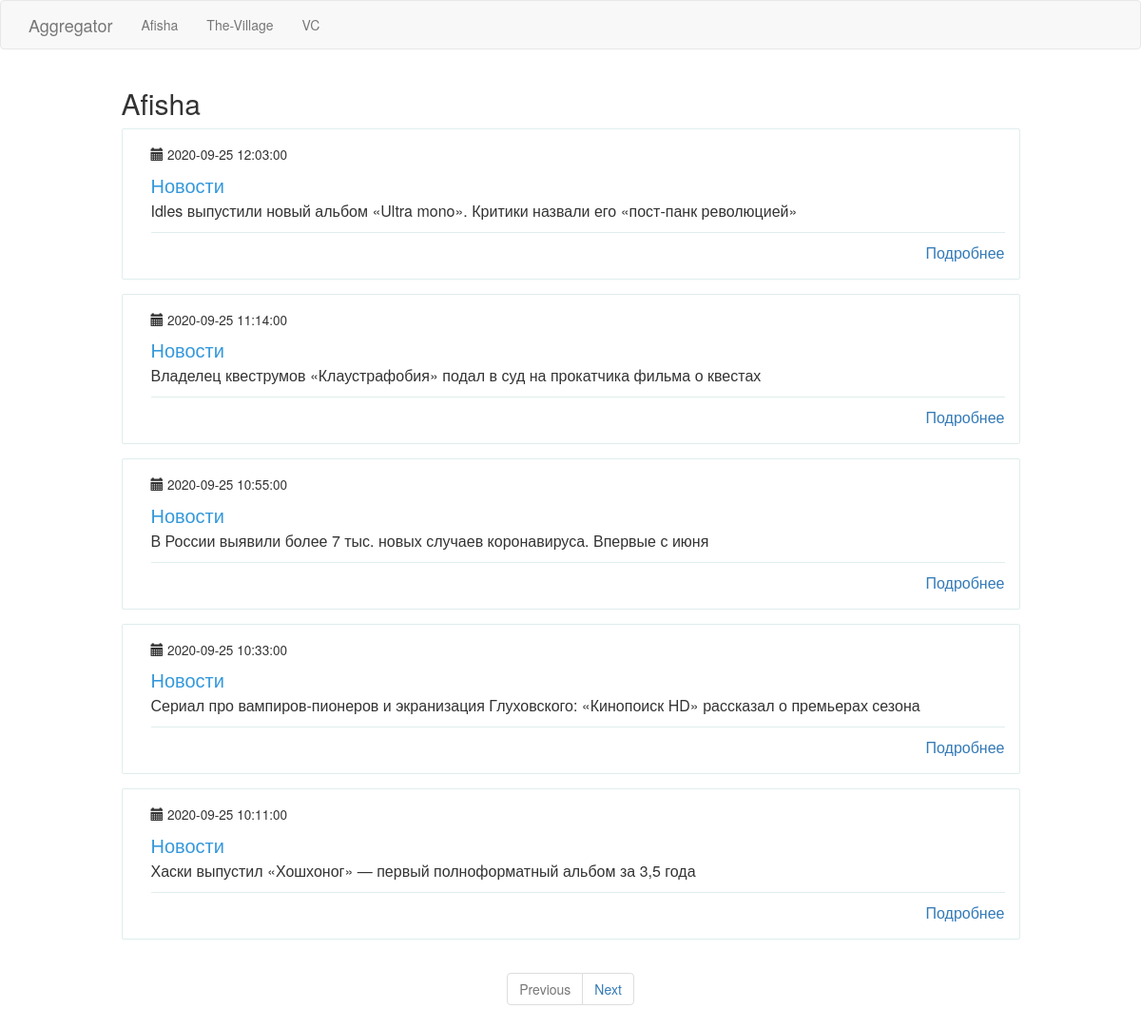
Page /afisha on the earlier database version.
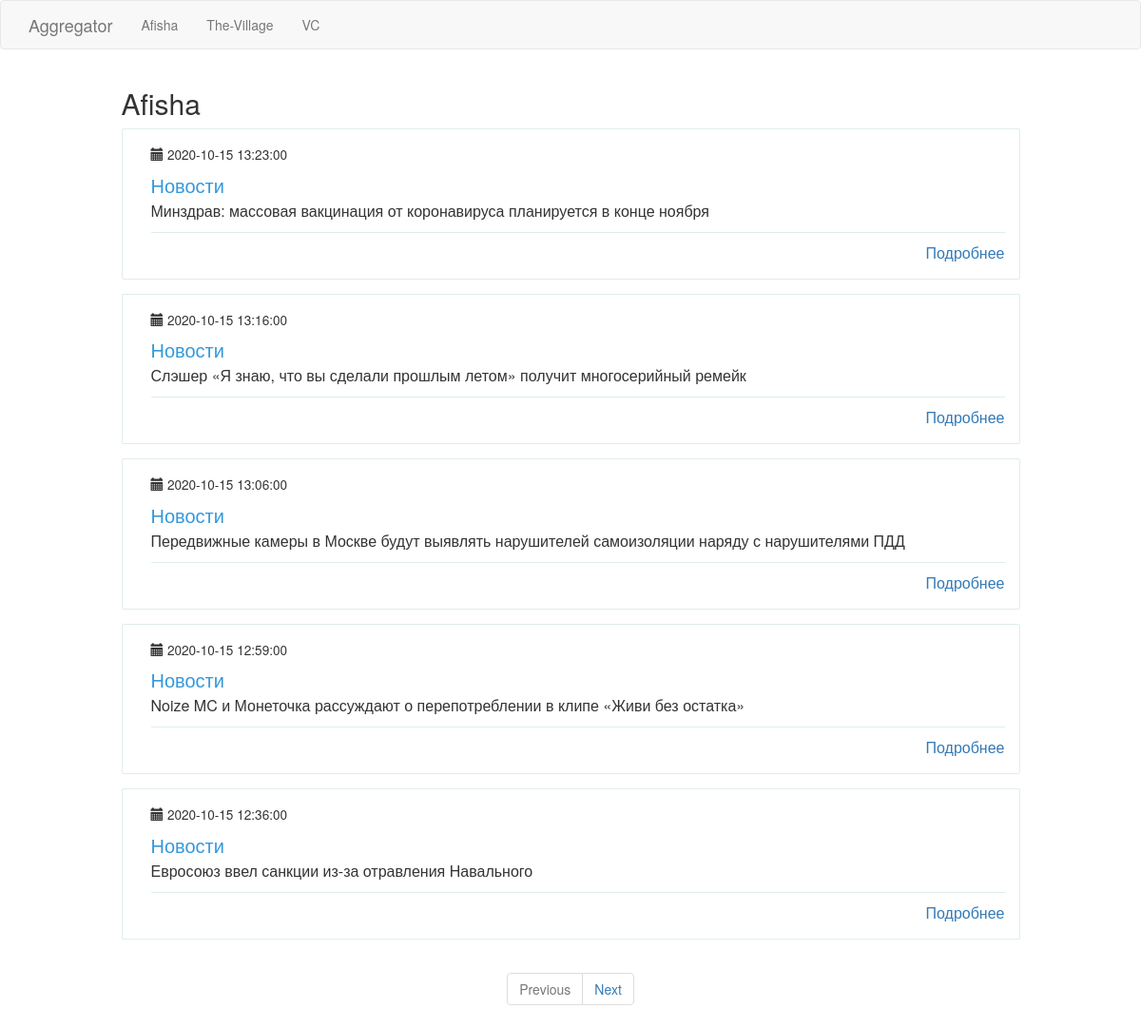
Same page on the later database version.
### app/models.py (models this page shows, shortened)
class PaginatedAPIMixin(object):
    @staticmethod
    def to_collection_dict(query, page, per_page, endpoint, **kwargs):
        resources = query.paginate(page, per_page, False)
        data = {
            'items': [item.to_dict() for item in resources.items],
            '_meta': {
                'page': page,
                'per_page': per_page,
                'total_pages': resources.pages,
                'total_items': resources.total
            },
            '_links': {
                'self': url_for(endpoint, page=page, per_page=per_page, **kwargs),
                'next': url_for(endpoint, page=page + 1, per_page=per_page, **kwargs) if resources.has_next else None,
                'prev': url_for(endpoint, page=page - 1, per_page=per_page, **kwargs) if resources.has_prev else None
            }
        }
        return data

class News(PaginatedAPIMixin, db.Model):
    id = db.Column(db.Integer, primary_key=True)
    header = db.Column(db.String(120), index=True, unique=True)
    link = db.Column(db.String(120), index=True, unique=True)
    timestamp = db.Column(db.DateTime, index=True, default=datetime.utcnow)
    user_id = db.Column(db.Integer, db.ForeignKey('resource.id'))

### app/main/routes.py (the view)
@bp.route('/afisha', methods=['GET'])
@cache.cached(timeout=120, query_string=True)
def afisha():
    resource_id = current_app.config['RESOURCE_ID'][request.path[1:]]
    news_per_page = get_news_per_page(resource_id)
    next_url, prev_url = create_next_prev_page("afisha", news_per_page)
    return render_template("news.html", news=news_per_page.items, title="Afisha",
                           next_url=next_url, prev_url=prev_url)

### app/main/services.py (called while the page is built)
def create_next_prev_page(resource: str, news: Pagination) -> (str, str):
    next_url = url_for(f'main.{resource}', page=news.next_num) if news.has_next else None
    prev_url = url_for(f'main.{resource}', page=news.prev_num) if news.has_prev else None
    return next_url, prev_url

def get_news_per_page(resource_id: int) -> Pagination:
    page = request.args.get('page', 1, type=int)
    return News.query.filter_by(user_id=resource_id).order_by(News.timestamp.desc())\
        .paginate(page, current_app.config['POSTS_PER_PAGE'], False)

### app/templates/news.html (shortened to what this page needs)
{% extends "base.html" %}
{% block content %}
    <div class="container">
      <div class="row">
         <div class="col-md-10 col-md-offset-1 header-h2">
             <h2>{{ title }}</h2>
         </div>
        {% for new in news %}
        <div class="col-md-10 col-md-offset-1">
          <div class="wp-block property list">
            <div class="wp-block-body">
              <div class="wp-block-content">
                <small>
                 <span class="glyphicon glyphicon-calendar" aria-hidden="true"></span> {{ new.timestamp  }}
                </small>
                <h4 class="content-title">Новости</h4>
                <p class="description">{{ new.header }}</p>
                <span class="pull-right">
                  <span class="capacity">
                     <a href="{{ new.link }}">Подробнее</a>
                  </span>
                </span>
              </div>
            </div>
          </div>
        </div>
      {% endfor %}
      </div>
    </div>
<nav class="text-center" aria-label="Page navigation example">
  <ul class="pagination">
    <li class="page-item {% if not prev_url %} disabled{% endif %}">
      <a class="page-link" href="{{ prev_url or '#' }}" tabindex="-1">Previous</a>
    </li>
    <li class="page-item{% if not next_url %} disabled{% endif %}">
      <a class="page-link" href="{{ next_url or '#' }}">Next</a>
    </li>
  </ul>
</nav>
{% endblock %}

Differences in the rows shown:
no longer on this page (row unchanged): News: timestamp "2020-09-25 12:03:00", header "Idles выпустили новый альбом «Ultra mono». Критики назвали его «пост-панк революцией»"
no longer on this page (row unchanged): News: timestamp "2020-09-25 11:14:00", header "Владелец квеструмов «Клаустрафобия» подал в суд на прокатчика фильма о квестах"
no longer on this page (row unchanged): News: timestamp "2020-09-25 10:55:00", header "В России выявили более 7 тыс. новых случаев коронавируса. Впервые с июня"
no longer on this page (row unchanged): News: timestamp "2020-09-25 10:33:00", header "Сериал про вампиров-пионеров и экранизация Глуховского: «Кинопоиск HD» рассказал о премьерах сезона"
no longer on this page (row unchanged): News: timestamp "2020-09-25 10:11:00", header "Хаски выпустил «Хошхоног» — первый полноформатный альбом за 3,5 года"
added News: timestamp "2020-10-15 13:23:00", header "Минздрав: массовая вакцинация от коронавируса планируется в конце ноября"
added News: timestamp "2020-10-15 13:16:00", header "Слэшер «Я знаю, что вы сделали прошлым летом» получит многосерийный ремейк"
added News: timestamp "2020-10-15 13:06:00", header "Передвижные камеры в Москве будут выявлять нарушителей самоизоляции наряду с нарушителями ПДД"
added News: timestamp "2020-10-15 12:59:00", header "Noize MC и Монеточка рассуждают о перепотреблении в клипе «Живи без остатка»"
added News: timestamp "2020-10-15 12:36:00", header "Евросоюз ввел санкции из‑за отравления Навального"
